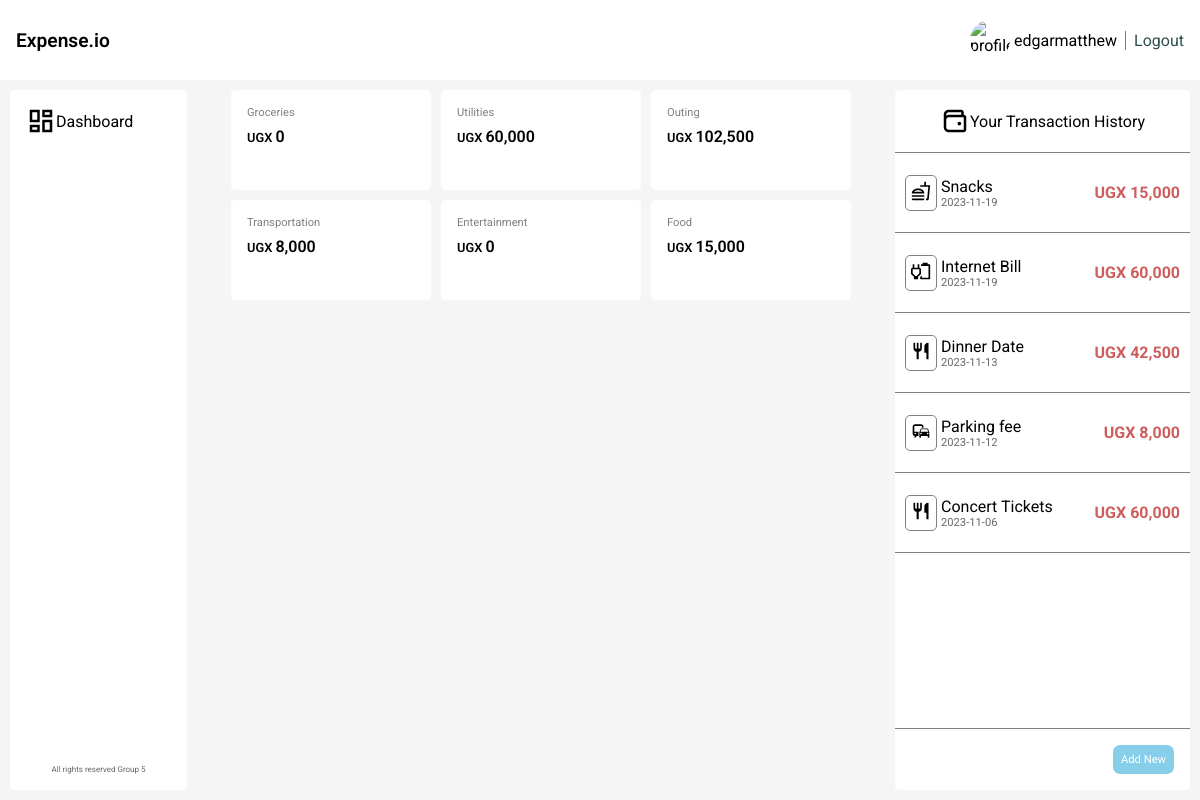
Screenshot of / (signed in) with the database file from the repository.
### core/models.py (models this page shows, shortened)
class Category(models.Model):
    name = models.CharField(max_length=50)
    created_at = models.DateTimeField(auto_now_add=True)
    def __str__(self) -> str:
        return self.name
    class Meta:
        verbose_name_plural = 'Categories'

class Expense(models.Model):
    owner = models.ForeignKey(User, on_delete=models.CASCADE)
    name = models.CharField(max_length=50)
    amount = models.BigIntegerField()
    category = models.ForeignKey(Category, on_delete=models.CASCADE)
    date = models.DateField()

### core/views.py (the view)
# urls.py: path('', views.index, name='index'),
@login_required
def index(request):
    categories = []
    _categories = Category.objects.all()
    for category in _categories:
        total_expenditure = category.expense_set.filter(owner=request.user).aggregate(Sum('amount'))['amount__sum'] or 0
        categories.append({
            'category': category,
            'total_expenditure': total_expenditure
        })
    expenses = Expense.objects.filter(owner=request.user).order_by('-date')
    context = { 'categories': categories, 'expenses': expenses }
    return render(request, 'core/index.html', context)

### core/templatetags/intcomma.py (called while the page is built)
@register.filter()
def intcomma(value):
    return "{:,}".format(int(value))

### core/templates/core/index.html (shortened to what this page needs)
{% load static %}
{% load intcomma %}
<!DOCTYPE html>
<html lang="en">
<head>
    <link rel="stylesheet" href="{% static 'css/main.css' %}">
    <link rel="stylesheet" href="{% static 'css/index.css' %}">
</head>
<body>
    <div class="body">
        <div class="navbar">
            <div class="logo">Expense.io</div>
            <div class="profile">
                {% if user.is_authenticated %}
                    <img src="{% static 'images/profile.jpg' %}" alt="profile">
                    <p class="username">
                        {{ user.username }}
                    </p>
                    <a href="{% url 'users:logout' %}">Logout</a>
                {% else %}
                    <a href="{% url 'users:register' %}">Register</a>
                    <a href="{% url 'users:login' %}">Login</a>
                {% endif %}
            </div>
        </div>
        <div class="main">
            <div class="sidebar">
                <div class="tile">
                    <svg style="width: 30px; height: auto;" xmlns="http://www.w3.org/2000/svg" viewBox="0 0 24 24">
                        <title>view-dashboard-outline</title>
                        <path
                            d="M19,5V7H15V5H19M9,5V11H5V5H9M19,13V19H15V13H19M9,17V19H5V17H9M21,3H13V9H21V3M11,3H3V13H11V3M21,11H13V21H21V11M11,15H3V21H11V15Z" />
                    </svg>
                    <span>Dashboard</span>
                </div>
                <p class="copy">All rights reserved Group 5</p>
            </div>
            <div class="categories">
                {% for category in categories %}
                    <div class="category">
                        <p class="name">{{ category.category.name }}</p>
                        <p class="total">
                            UGX
                            <span>{{ category.total_expenditure|intcomma }}</span>
                        </p>
                    </div>
                {% endfor %}
            </div>
            <div class="aside">
                <div class="header">
                    <span>Your Transaction History</span>
                </div>
                <div class="transactions">
                    {% for expense in expenses %}
                        <div class="transaction">
                            <div class="icon">
                            </div>
                            <div class="details">
                                <p class="name">{{ expense.name|safe }}</p>
                                <p class="date">{{ expense.date|safe }}</p>
                            </div>
                            <p class="value">
                                UGX
                                <span>{{ expense.amount|intcomma }}</span>
                            </p>
                        </div>
                    {% endfor %}
                </div>
                <div class="footer">
                    <button class="new">Add New</button>
                </div>
            </div>
        </div>
    </div>
</body>
</html>

### expense_tracker/static/css/main.css (style rules this page uses)
* { margin: 0; padding: 0; font-size: calc(0.8vh + 0.8vw); font-family: 'Roboto', Arial, Helvetica, sans-serif; box-sizing: border-box; }
body { height: 100vh; width: 100vw; }

### core/static/css/index.css (style rules this page uses)
div.body { height: 100%; width: 100%; }
div.main { background-color: whitesmoke; display: flex; height: 90%; width: 100%; padding: 10px; }
div.navbar { display: flex; justify-content: center; align-items: center; padding: 16px; height: 10%; background-color: white; }
.navbar > .logo { font-weight: 600; font-size: 1.2rem; }
.navbar > .profile { margin-left: auto; display: flex; justify-content: center; align-items: center; font-size: 0.7rem; }
.navbar > .profile a { margin-left: 8px; padding-left: 8px; border-left: 0.7px solid grey; color: darkslategrey; text-decoration: none; transition: scale 0.3s ease-in-out; }
.navbar img { width: 40px; height: 40px; border-radius: 100%; margin-right: 4px; }
div.sidebar { width: 15%; height: 100%; padding: 16px; border-radius: 5px; background-color: white; display: flex; flex-direction: column; }
.sidebar .tile { display: flex; align-items: center; }
.sidebar > .copy { font-size: 0.5rem; text-align: center; margin-top: auto; color:dimgrey; }
div.categories { width: 60%; padding: 0 10px; display: flex; flex-wrap: wrap; gap: 10px; justify-content: center; align-content: start; }
div.category { background-color: white; border-radius: 5px; height: 100px; padding: 16px; width: clamp(100px, 200px, 200px); }
.category > .name { font-size: 0.7rem; color: grey; }
.category > .total { font-weight: 600; font-size: 0.8rem; margin-top: 8px; }
div.aside { background-color: white; border-radius: 5px; height: 100%; width: 25%; display: flex; flex-direction: column; }
.aside > .header { padding: 16px 8px; border-bottom: 0.2px solid grey; display: flex; align-items: center; justify-content: center; }
.aside .transactions { max-height: 100%; flex: 1 1 auto; overflow-y: scroll; }
.aside .transaction { border-bottom: 0.2px solid grey; padding: 10px; display: flex; align-items: center; height: 80px; font-size: 23px; }
.transaction > .icon { border: 0.4px solid grey; border-radius: 5px; padding: 5px; margin-right: 4px; }
.transaction > .value { margin-left: auto; color: indianred; font-weight: bold; }
.transaction .date { color: dimgray; font-size: 0.7rem; }
.aside > .footer { margin-top: auto; padding: 16px; border-top: 0.5px solid grey; display: flex; }
.footer .new { margin-left: auto; padding: 8px; font-size: 0.7rem; background-color: skyblue; border: none; border-radius: 7px; color: white; transition: scale 0.2s ease-in-out; }

### rows the page displays
Category: category.name "Groceries", total_expenditure "0"
Category: category.name "Utilities", total_expenditure "60,000"
Category: category.name "Outing", total_expenditure "102,500"
Category: category.name "Transportation", total_expenditure "8,000"
Category: category.name "Entertainment", total_expenditure "0"
Category: category.name "Food", total_expenditure "15,000"
Expense: name "Snacks", date "2023-11-19", amount "15,000"
Expense: name "Internet Bill", date "2023-11-19", amount "60,000"
Expense: name "Dinner Date", date "2023-11-13", amount "42,500"
Expense: name "Parking fee", date "2023-11-12", amount "8,000"
Expense: name "Concert Tickets", date "2023-11-06", amount "60,000"

### other values shown
{{ user.username }} "edgarmatthew"
